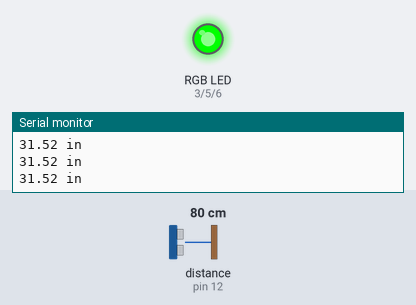
This sketch was run on a simulated Arduino Uno, built with avr-gcc and run on an emulated ATmega328P. On the bench: an RGB LED mixed from three pins (HIGH = lit), the last lines printed to the serial monitor. Wiring (inferred from the names in the program): ultrasonic range finder: trigger pin 11; echo pin 12. The inputs (shaded band) are chosen by the test bench; at power-on: distance to the obstacle (sensor on pin 12) 80 cm. The echo pulse lasts 58.3 µs per cm; pins used as bus, display or sensor lines are not drawn.

Above: at 1.2 s.
1.3 s: distance to the obstacle (sensor on pin 12) set to 54 cm
2.8 s: distance to the obstacle (sensor on pin 12) set to 47 cm
At 3.4 s:
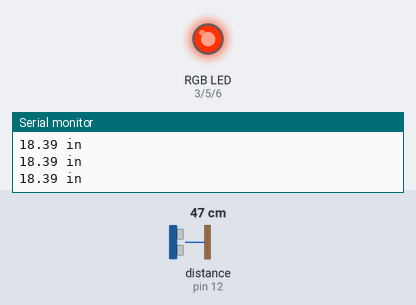
4.3 s: distance to the obstacle (sensor on pin 12) set to 28 cm
5.8 s: distance to the obstacle (sensor on pin 12) set to 23 cm
At 7.0 s:
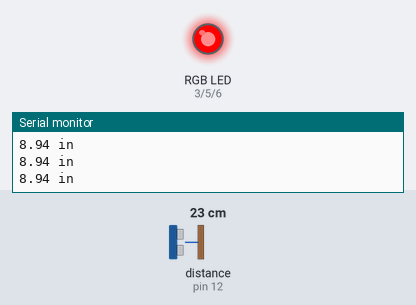
7.3 s: distance to the obstacle (sensor on pin 12) set to 60 cm
At 7.7 s:
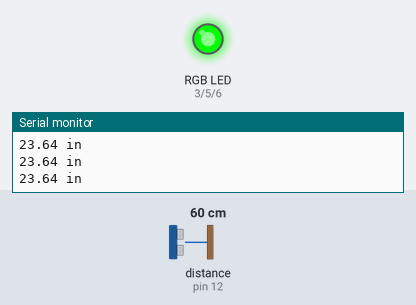
8.8 s: distance to the obstacle (sensor on pin 12) set to 2 cm
At 10.1 s:
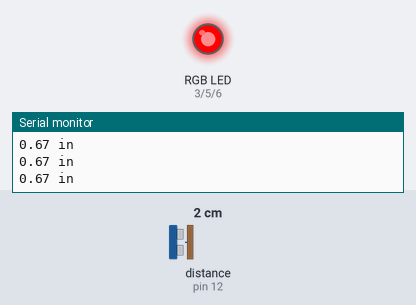
Timing chart, 0 to 11.3 s (numbered marks = the images above; inputs shaded):
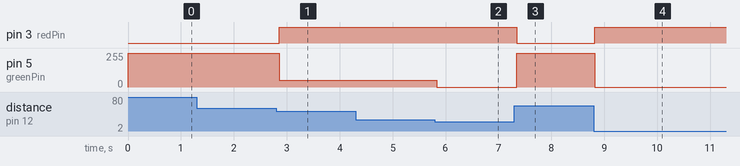

The sketch:

SIK_Circuit_3B-DistanceSensor.ino
```cpp
/*
SparkFun Inventor’s Kit
Circuit 3B-Distance Sensor

Control the color of an RGB LED using an ultrasonic distance sensor.

This sketch was written by SparkFun Electronics, with lots of help from the Arduino community.
This code is completely free for any use.

View circuit diagram and instructions at: https://learn.sparkfun.com/tutorials/sparkfun-inventors-kit-experiment-guide---v40
Download drawings and code at: https://github.com/sparkfun/SIK-Guide-Code
*/

const int trigPin = 11;           //connects to the echo pin on the distance sensor
const int echoPin = 12;           //connects to the trigger pin on the distance sensor

const int redPin = 3;             //pin to control the red LED inside the RGB LED
const int greenPin = 5;           //pin to control the green LED inside the RGB LED
const int bluePin = 6;            //pin to control the blue LED inside the RGB LED

float distance = 0;               //stores the distance measured by the distance sensor

void setup()
{
  Serial.begin (9600);        //set up a serial connection with the computer

  pinMode(trigPin, OUTPUT);   //the trigger pin will output pulses of electricity
  pinMode(echoPin, INPUT);    //the echo pin will measure the duration of pulses coming back from the distance sensor

  //set the RGB LED pins to output
  pinMode(redPin, OUTPUT);
  pinMode(greenPin, OUTPUT);
  pinMode(bluePin, OUTPUT);
}

void loop() {
  distance = getDistance();   //variable to store the distance measured by the sensor

  Serial.print(distance);     //print the distance that was measured
  Serial.println(" in");      //print units after the distance

  if(distance <= 10){                         //if the object is close

    //make the RGB LED red
    analogWrite(redPin, 255);
    analogWrite(greenPin, 0);
    analogWrite(bluePin, 0);

  } else if(10 < distance && distance < 20){  //if the object is a medium distance

    //make the RGB LED yellow
    analogWrite(redPin, 255);
    analogWrite(greenPin, 50);
    analogWrite(bluePin, 0);

  } else{                                     //if the object is far away

    //make the RGB LED green
    analogWrite(redPin, 0);
    analogWrite(greenPin, 255);
    analogWrite(bluePin, 0);
  }

  delay(50);      //delay 50ms between each reading
}

//------------------FUNCTIONS-------------------------------

//RETURNS THE DISTANCE MEASURED BY THE HC-SR04 DISTANCE SENSOR
float getDistance()
{
  float echoTime;                   //variable to store the time it takes for a ping to bounce off an object
  float calcualtedDistance;         //variable to store the distance calculated from the echo time

  //send out an ultrasonic pulse that's 10ms long
  digitalWrite(trigPin, HIGH);
  delayMicroseconds(10);
  digitalWrite(trigPin, LOW);

  echoTime = pulseIn(echoPin, HIGH);      //use the pulsein command to see how long it takes for the
                                          //pulse to bounce back to the sensor

  calcualtedDistance = echoTime / 148.0;  //calculate the distance of the object that reflected the pulse (half the bounce time multiplied by the speed of sound)

  return calcualtedDistance;              //send back the distance that was calculated
}
```

Measured:
- the behaviour switches between 51 and 50 cm on distance to the obstacle (sensor on pin 12) (found by bisection; images 0 and 1)
- the behaviour switches between 26 and 25 cm on distance to the obstacle (sensor on pin 12) (found by bisection; images 1 and 2)
- after the input at 2.8 s, pin 3 (redPin): LOW → HIGH after 0.06 s; pin 5 (greenPin): 255/255 → 50/255 after 0.06 s
- after the input at 5.8 s, pin 5 (greenPin): 50/255 → 0/255 at once
- after the input at 7.3 s, pin 3 (redPin): HIGH → LOW after 0.05 s; pin 5 (greenPin): 0/255 → 255/255 after 0.05 s
- after the input at 8.8 s, pin 3 (redPin): LOW → HIGH at once; pin 5 (greenPin): 255/255 → 0/255 at once
